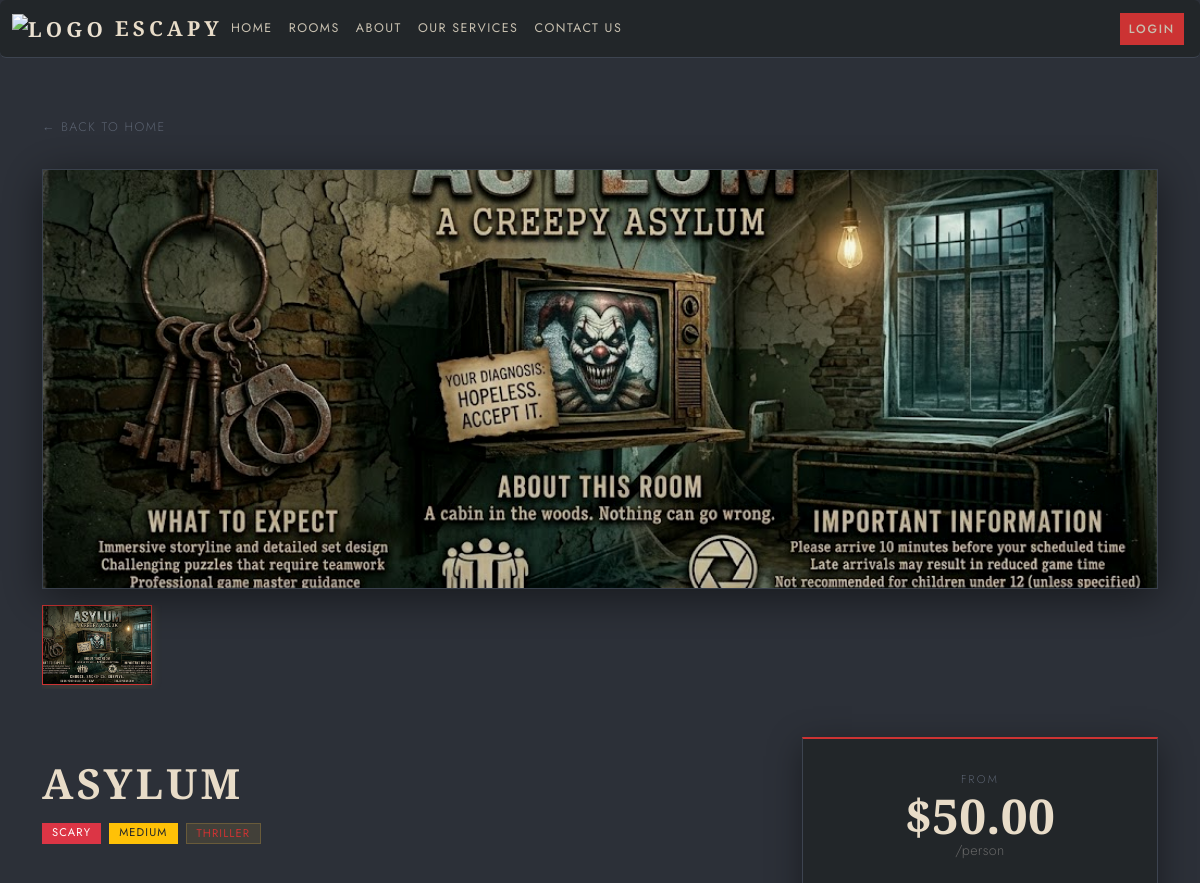
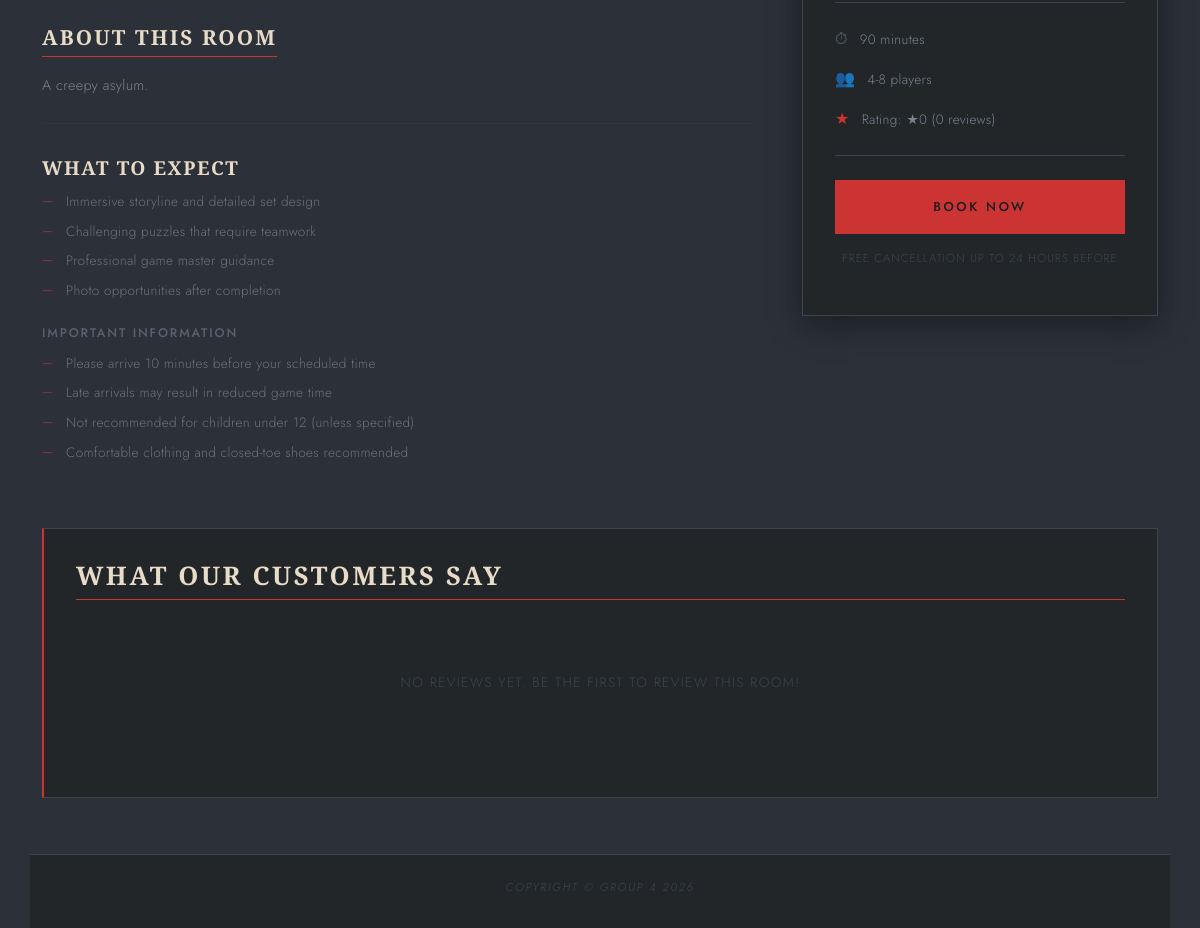
The page /room.php?name=Asylum on the database its author committed (2 pictures, top to bottom).
### tables this page shows
CREATE TABLE IF NOT EXISTS `RoomImages` (
  `imageID` int unsigned NOT NULL AUTO_INCREMENT,
  `Rooms_roomID` int unsigned NOT NULL,
  `imagePath` varchar(255) NOT NULL,
  `is_featured` tinyint(1) DEFAULT '0',
  `created_at` timestamp NULL DEFAULT CURRENT_TIMESTAMP,
  PRIMARY KEY (`imageID`),
  KEY `fk_RoomImages_Rooms_idx` (`Rooms_roomID`),
  CONSTRAINT `fk_RoomImages_Rooms` FOREIGN KEY (`Rooms_roomID`) REFERENCES `Rooms` (`roomID`) ON DELETE CASCADE
);

CREATE TABLE `Rooms` (
  `roomID` int unsigned NOT NULL AUTO_INCREMENT,
  `roomName` varchar(100) NOT NULL,
  `roomDescription` text NOT NULL,
  `roomMax` tinyint unsigned NOT NULL,
  `roomMin` tinyint unsigned NOT NULL,
  `roomDuration` tinyint unsigned NOT NULL,
  `roomDifficulty` enum('Easy','Medium','Hard','Very Hard') NOT NULL,
  `roomLocation` varchar(45) NOT NULL,
  `roomFearLevel` enum('Not Scary','Mildly Scary','Scary','Very Scary') NOT NULL,
  `roomExperienceType` enum('No Live Actor','Live Actor') NOT NULL,
  `roomGenre` enum('Horror','Thriller','Fantasy','Adventure','Mystery') NOT NULL,
  `roomPricePeak` decimal(10,2) NOT NULL,
  `roomPriceOffPeak` decimal(10,2) NOT NULL,
  `imagePath` varchar(255) NULL DEFAULT 'images/placeholder.png',
  PRIMARY KEY (`roomID`),
  UNIQUE KEY `roomID_UNIQUE` (`roomID`)
);

### src/inc/functions.php (called while the page is built, shortened)
<?php
function sanitize_input($data)
{
    $data = trim($data);
    $data = stripslashes($data);
    $data = htmlspecialchars($data);
    return $data;
}
function getBadgeColor($fearLevel)
{
    switch ($fearLevel) {
        case 'Scary':
            return 'bg-danger';
    }
}
function getDifficultyColor($roomDifficulty)
{
   switch ($roomDifficulty) {
        case 'Medium':
            return 'bg-warning text-dark';
   }
}

### src/inc/review_functions.php (called while the page is built, shortened)
<?php
function getRoomReviews($room_id) {
    require_once __DIR__ . "/functions.php";
    $conn = getDBconnection();
    $stmt = $conn->prepare("SELECT r.*, u.username, u.email
            FROM Reviews r
            JOIN Users u ON r.Users_userID = u.userID
            WHERE r.Rooms_roomID = ?
            ORDER BY r.created_at DESC");
    $stmt->bind_param("i", $room_id);
    $stmt->execute();
    $result = $stmt->get_result();
    $reviews = [];
    return $reviews;
}
?>

### src/room.php (the view, shortened to what this page needs)
<?php
include "inc/functions.php";
include "inc/review_functions.php";
$conn = getDBconnection();
$room = null;
$roomImages = [];
if (isset($_GET['name'])) {
    $room_name = sanitize_input($_GET['name']);
    $stmt = $conn->prepare("SELECT * FROM Rooms WHERE roomName = ?");
    $stmt->bind_param("s", $room_name);
    $stmt->execute();
    $result = $stmt->get_result();
    if ($result->num_rows > 0) {
        $room = $result->fetch_assoc();
        $room_id = $room['roomID'];
        $imgStmt = $conn->prepare("SELECT imageID, imagePath, is_featured FROM RoomImages WHERE Rooms_roomID = ? ORDER BY is_featured DESC, created_at ASC");
        $imgStmt->bind_param("i", $room_id);
        $imgStmt->execute();
        $imgResult = $imgStmt->get_result();
        $roomImages = $imgResult->fetch_all(MYSQLI_ASSOC);
        $rating_stmt = $conn->prepare("SELECT AVG(rating) as avg_rating, COUNT(*) as review_count FROM Reviews WHERE Rooms_roomID = ?");
        $rating_stmt->bind_param("i", $room_id);
        $rating_stmt->execute();
        $rating_result = $rating_stmt->get_result();
        $rating_data = $rating_result->fetch_assoc();
        $avg_rating = round($rating_data['avg_rating'] ?? 0, 1);
        $review_count = $rating_data['review_count'] ?? 0;
    }
} else {
    echo "No room specified.";
}
?>
<!DOCTYPE html>
<html lang="en">
<head>
    <?php include "inc/head.inc.php" ?>
    <link rel="stylesheet" href="css/rooms.css?v=<?php echo time(); ?>">
    <link rel="stylesheet" href="css/rating.css?v=<?php echo time(); ?>">
    <link rel="stylesheet" href="css/popup.css">
</head>
<body>
    <?php include "inc/nav.inc.php" ?>
    <main class="page-content" title="Rooms">
        <div class="container">
            <a href="index.php" class="back-link">← Back to Home</a>
            <?php if ($room): ?>
                <?php
                $primaryImage = !empty($roomImages)
                    ? htmlspecialchars(str_replace(' ', '%20', $roomImages[0]['imagePath']))
                    : htmlspecialchars(str_replace(' ', '%20', $room['imagePath'] ?? '/images/placeholder.png'));
                ?>
                <img src="<?php echo $primaryImage; ?>"
                    alt="<?php echo htmlspecialchars($room['roomName']) ?>" class="room-hero" id="heroImage">
                <div class="thumbnail-gallery">
                    <?php if (!empty($roomImages)): ?>
                        <?php foreach ($roomImages as $index => $img): ?>
                            <img src="<?php echo htmlspecialchars(str_replace(' ', '%20', $img['imagePath'])); ?>"
                                alt="Room Image <?php echo $index + 1; ?>"
                                class="<?php echo $index === 0 ? 'active' : ''; ?>"
                                onclick="changeHeroImage(this.src)">
                        <?php endforeach; ?>
                    <?php endif; ?>
                </div>
                <div class="room-content">
                    <div class="room-details">
                        <h1 class="room-title"><?php echo htmlspecialchars($room['roomName']) ?></h1>
                        <div class="room-badges">
                            <span class="badge <?php echo getBadgeColor($room['roomFearLevel']); ?>"><?php echo htmlspecialchars($room['roomFearLevel']); ?></span>
                            <span class="badge <?php echo getDifficultyColor($room['roomDifficulty']); ?>"><?php echo htmlspecialchars($room['roomDifficulty']); ?></span>
                            <span class="badge bg-light text-dark"><?php echo htmlspecialchars($room['roomGenre']) ?></span>
                        </div>
                        <h2>About This Room</h2>
                        <p><?php echo htmlspecialchars($room['roomDescription']) ?></p>
                        <hr>
                        <h3>What to Expect</h3>
                        <ul>
                            <li>Immersive storyline and detailed set design</li>
                            <li>Challenging puzzles that require teamwork</li>
                            <li>Professional game master guidance</li>
                            <li>Photo opportunities after completion</li>
                        </ul>
                        <h4>Important Information</h4>
                        <ul>
                            <li>Please arrive 10 minutes before your scheduled time</li>
                            <li>Late arrivals may result in reduced game time</li>
                            <li>Not recommended for children under 12 (unless specified)</li>
                            <li>Comfortable clothing and closed-toe shoes recommended</li>
                        </ul>
                    </div>
                    <div class="pricing-card">
                        <div class="price-label">From</div>
                        <div class="price"> $<?php echo $room['roomPriceOffPeak'] ?></div>
                        <div style="color: #666; font-size: 0.9rem; margin-bottom: 1rem;">/person</div>
                        <ul class="price-details">
                            <li><?php echo $room['roomDuration'] ?> minutes </li>
                            <li><?php echo $room['roomMin'] . '-' . $room['roomMax']; ?> players</li>
                            <li>Rating: ★<?php echo $avg_rating; ?> (<?php echo $review_count; ?> reviews)</li>
                        </ul>
                        <button type="button" id="openPopup" name="openPopup" class="book-btn">Book Now</button>
                        <p class="cancellation-note">Free cancellation up to 24 hours before</p>
                    </div>
                </div>
                <div class="reviews-section">
                    <h2>What Our Customers Say</h2>
                    <?php
                    $reviews = getRoomReviews($room_id);
                    if (count($reviews) > 0):
                    ?>
                        <div class="reviews-summary">
                            <div aria-hidden="true">
                                <?php echo displayStarRating($avg_rating); ?>
                            </div>
                            <div class="reviews-summary-rating">
                                <?php echo $avg_rating; ?> out of 5
                            </div>
                            <div class="reviews-summary-count">
                                Based on <?php echo $review_count; ?> <?php echo $review_count == 1 ? 'review' : 'reviews'; ?>
                            </div>
                        </div>
                        <div class="reviews-list">
                            <?php foreach ($reviews as $review): ?>
                                <div class="review-item">
                                    <div class="review-header">
                                        <div>
                                            <div class="review-username">
                                                <?php echo htmlspecialchars($review['username']); ?>
                                            </div>
                                            <div class="review-stars">
                                                <?php echo displayStarRating($review['rating']); ?>
                                            </div>
                                        </div>
                                        <div class="review-date">
                                            <?php
                                            $date = new DateTime($review['created_at']);
                                            echo $date->format('M j, Y');
                                            ?>
                                        </div>
                                    </div>
                                    <?php if (!empty($review['comment'])): ?>
                                        <div class="review-comment">
                                            <?php echo nl2br(htmlspecialchars($review['comment'])); ?>
                                        </div>
                                    <?php endif; ?>
                                </div>
                            <?php endforeach; ?>
                        </div>
                    <?php else: ?>
                        <div class="reviews-empty">
                            <p>No reviews yet. Be the first to review this room!</p>
                        </div>
                    <?php endif; ?>
                </div>
        </div>
    <?php endif; ?>
    </main>
    <?php
    include "inc/footer.inc.php";
    ?>
</body>
</html>

### src/css/style.css (style rules this page uses)
:root, [data-bs-theme="light"] { --bs-body-bg: #2c3038; --bs-body-color: #c8c0b0; --bs-card-bg: #222629; --bs-card-color: #c8c0b0; --bs-border-color: #3d4450; --bs-secondary-bg: #222629; --bs-tertiary-bg: #1a1c1f; --bs-light-rgb: 34, 38, 41; --bs-heading-color: #e8dcc8; --bs-link-color: #cc3333; --bs-link-hover-color: #e04444; --void: #1a1c1f; --dark: #222629; --surface: #2c3038; --card-bg: #222629; --amber: #cc3333; --amber-dim: #8a1f1f; --amber-hot: #e04444; --text: #c8c0b0; --text-dim: #7a8290; --text-faint:#3d4450; --border: #3d4450; --border-hot:#cc3333; }
body { background-color: var(--surface); color: var(--text); font-family: 'Jost', sans-serif; font-weight: 300; letter-spacing: 0.02em; }
a { color: var(--amber); text-decoration: none; transition: color 0.3s ease; }
.badge { font-size: 0.7rem; border-radius: 0; font-family: 'Jost', sans-serif; font-weight: 400; letter-spacing: 0.1em; text-transform: uppercase; padding: 3px 8px; }
.badge.bg-light { background-color: rgba(196, 154, 60, 0.15) !important; color: var(--amber) !important; border: 1px solid rgba(196, 154, 60, 0.3) !important; }
hr { border: none; border-top: 1px solid var(--border); margin: 2rem 0; }

### src/css/rating.css (style rules this page uses)
.reviews-section { background: #222629; border: 1px solid #3d4450; border-left: 2px solid #cc3333; border-radius: 0; padding: 2rem; margin-top: 3rem; grid-column: 1 / -1; }
.reviews-section h2 { font-family: 'Cormorant Garamond', serif; color: #e8dcc8; font-size: 1.6rem; font-weight: 600; letter-spacing: 0.1em; text-transform: uppercase; margin-bottom: 1.5rem; border-bottom: 1px solid #cc3333; padding-bottom: 0.5rem; }
.reviews-empty { text-align: center; padding: 3rem 2rem; color: #3d4450; }
.reviews-empty p { margin-bottom: 1.5rem; font-size: 0.85rem; letter-spacing: 0.1em; text-transform: uppercase; }

### rows shown on the page
roomimages: imagePath (picture)
rooms: roomName "ASYLUM", roomFearLevel "SCARY", roomDifficulty "MEDIUM", roomGenre "THRILLER", roomDescription "A creepy asylum.", roomPriceOffPeak "50.00", roomDuration "90", roomMin "4", roomMax "8"

### other values the page prints
$avg_rating "0"
$review_count "0"
